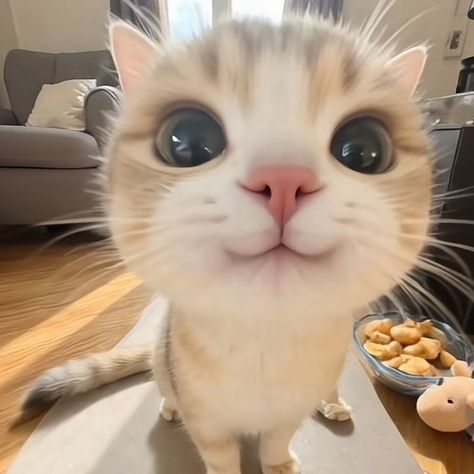
#> input picture Python/OpenCV/Cat_img.jpg, 474 x 474 px
$ python OpenCV_Basics.py
#> lines starting #> are read from the running program, lines starting #| are printed output that depends on the picture
import cv2

Cat = cv2.imread('Cat_img.jpg')
#> Cat is the input picture: shape (474, 474, 3); mean B, G, R 127.8, 150.1, 172.9

# Function to Display Image in a window
def Show_Image():
    cv2.imshow('Cute Cat', Cat)
    cv2.waitKey(0)
    cv2.destroyAllWindows()

# Function to Convert and Display Image in Grayscale
def GRS():
    Gray = cv2.cvtColor(Cat, cv2.COLOR_BGR2GRAY)
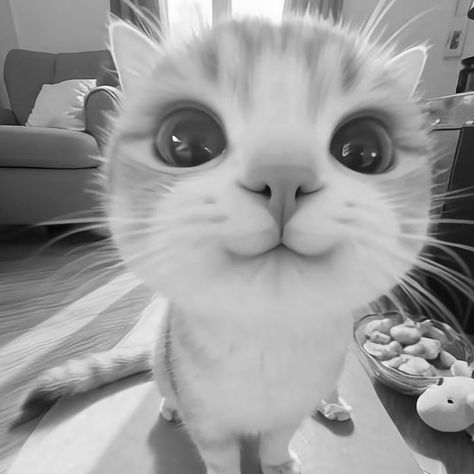
#> Gray: shape (474, 474); min 3, max 255, mean 154.4
    cv2.imshow('Gray Cat', Gray)
    cv2.waitKey(0)
    cv2.destroyAllWindows()

# Function to Convert and Display Image in HSV Format
def HSV():
    hsv = cv2.cvtColor(Cat, cv2.COLOR_BGR2HSV)
#> hsv: shape (474, 474, 3); mean H, S, V 17.2, 70.4, 173.1
    cv2.imshow('Dangerous Cat', hsv)
    cv2.waitKey(0)
    cv2.destroyAllWindows()

#Fucntion to Resize Image
def Resize():
    Resized = cv2.resize(Cat, [200,200])
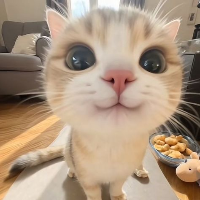
#> Resized: shape (200, 200, 3); mean B, G, R 127.7, 150, 172.8
    cv2.imshow('Resized Cat', Resized)
    cv2.waitKey(0)
    cv2.destroyAllWindows()

#Function to Crop Image
def Crop():
    Cropped = Cat[0:350, 90:450]
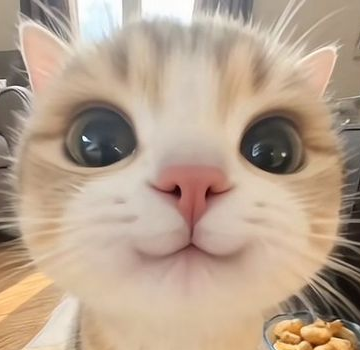
#> Cropped: shape (350, 360, 3); mean B, G, R 142.1, 162.3, 184.2
    cv2.imshow('Cropped Cat', Cropped)
    cv2.waitKey(0)
    cv2.destroyAllWindows()

#Function to Rotate Image by 180 Degrees
def Rotate():
    RotCat = cv2.rotate(Cat, cv2.ROTATE_180)
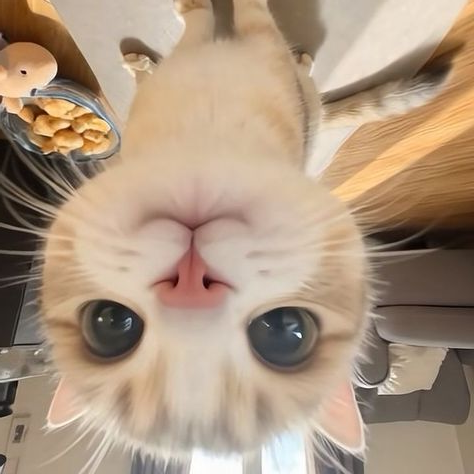
#> RotCat: shape (474, 474, 3); mean B, G, R 127.8, 150.1, 172.9
    cv2.imshow('Rotated Cat', RotCat)
    cv2.waitKey(0)
    cv2.destroyAllWindows()

# Function to Display Pixel Values of Image
def Img_Properties():
    print("Pixel Values:\n", Cat)
#> (printed output is left out)
    print("Image Shape:\n", Cat.shape)
#| Image Shape:
#|  (474, 474, 3)

#Function to Write Text on Images
def Text():
    #Parameters
    TXT = "Meoow"
    ord = (100,400)
    font = cv2.FONT_HERSHEY_SIMPLEX
    Fsize = 3
    Colour = (0, 0, 255)
    Thickness = 5

    Texted = cv2.putText(Cat, TXT, ord, font, Fsize, Colour, Thickness)
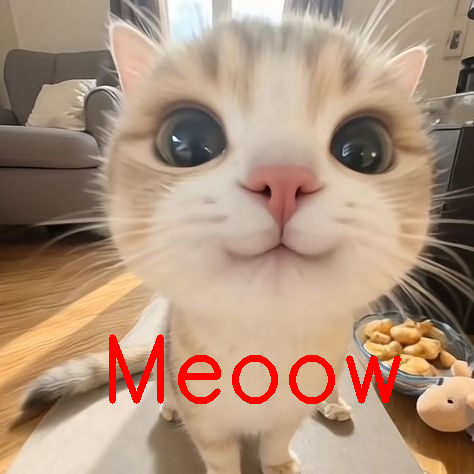
#> Texted: shape (474, 474, 3); mean B, G, R 124.3, 145.9, 174.5
    cv2.imshow('Note: Do not Try to Meow Back', Texted)
    cv2.waitKey(0)
    cv2.destroyAllWindows()

if __name__ == "__main__":
    Show_Image()
    GRS()
    HSV()
    Resize()
    Crop()
    Rotate()
    Img_Properties()
    Text()
